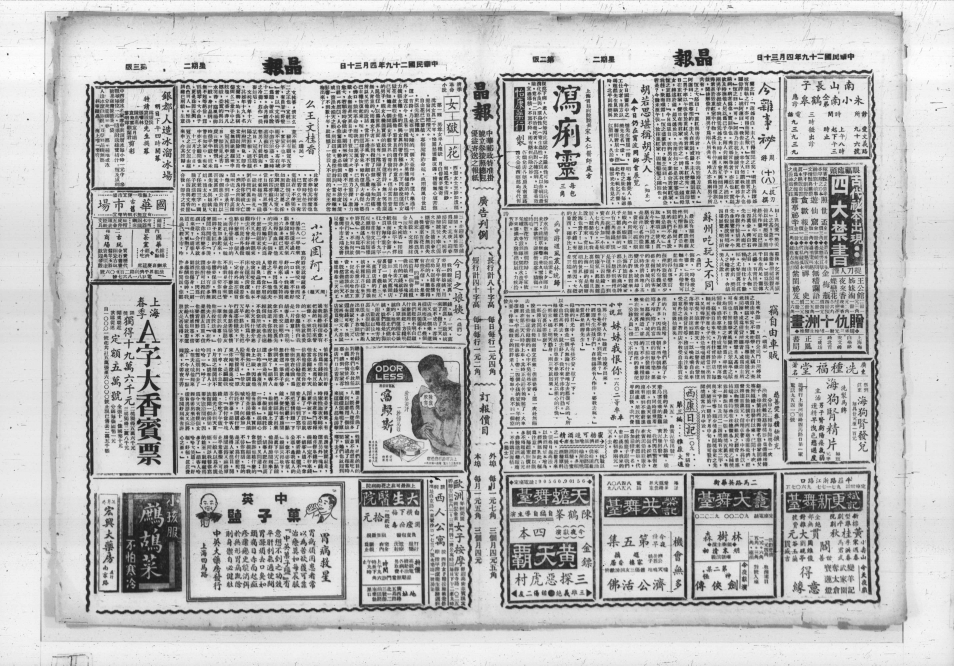
#> input picture examples/example_fold.jpg, 4768 x 3328 px (shown at 1/5 size)
$ python -i utils.py   (imports and definitions only)
#> lines starting #> are read from the running program, lines starting #| are printed output that depends on the picture
#> further down, picture is the input picture: shape (3328, 4768, 3); min 0, max 255, mean 185.2
import cv2
import numpy as np
import time

#################################
############ GENERAL ############

# [86 lines left out: functions load_gray, binarize, remove_big_objects, open_then_close, draw_boxes, remove_separators, not called in this run]

def free_vertical_sepators(img):
    """
    cuts vertical separators free from horizontal ones connecting from the side
    works for ├, ┼, ┤ as well as └, ┴, ┬, ┌, etc.
    """
    # kernels to draw 4~5px-wide frame left and right from all contours
    kernel_right = np.array([[-1,-1,-1, 1, 1, 1, 0, 0, 0, 0, 0]])
    kernel_left  = np.array([[ 0, 0, 0, 0, 0, 1, 1, 1,-1,-1,-1]])
    mask = cv2.bitwise_or(cv2.filter2D(img, -1, kernel_right), cv2.filter2D(img, -1, kernel_left))
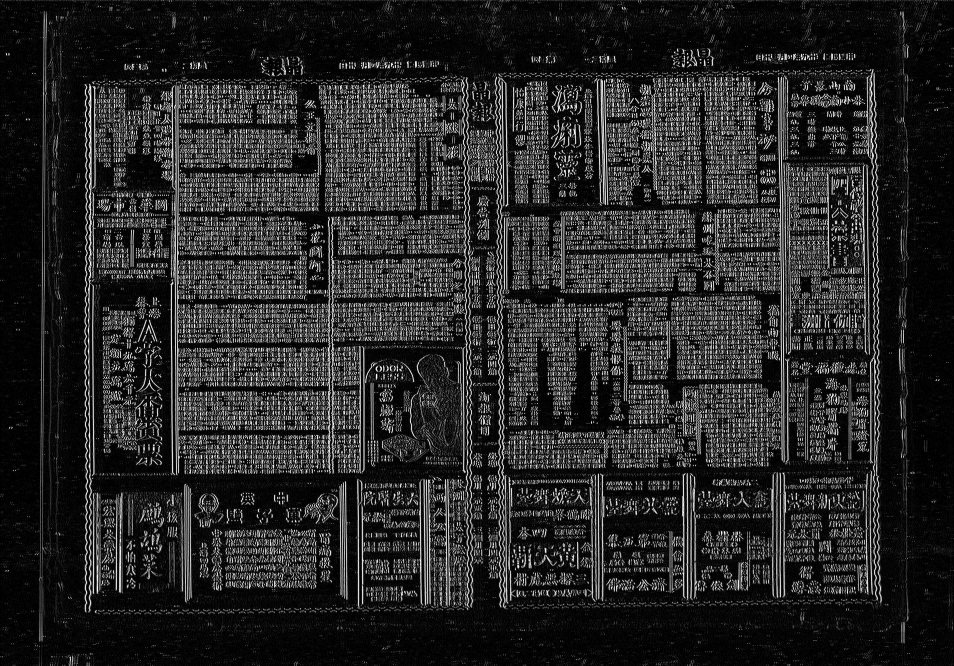
#> mask: shape (3328, 4768, 3) (shown at 1/5 size); min 0, max 255, mean 39.8
    # cv2.imshow('image',mask)
    # cv2.waitKey(0)

    # only keep those parts of the mask that are long vertical lines
    opening_kernel = np.tile(np.array([[1]]),(50,1))
    mask = cv2.morphologyEx(mask, cv2.MORPH_OPEN, opening_kernel)
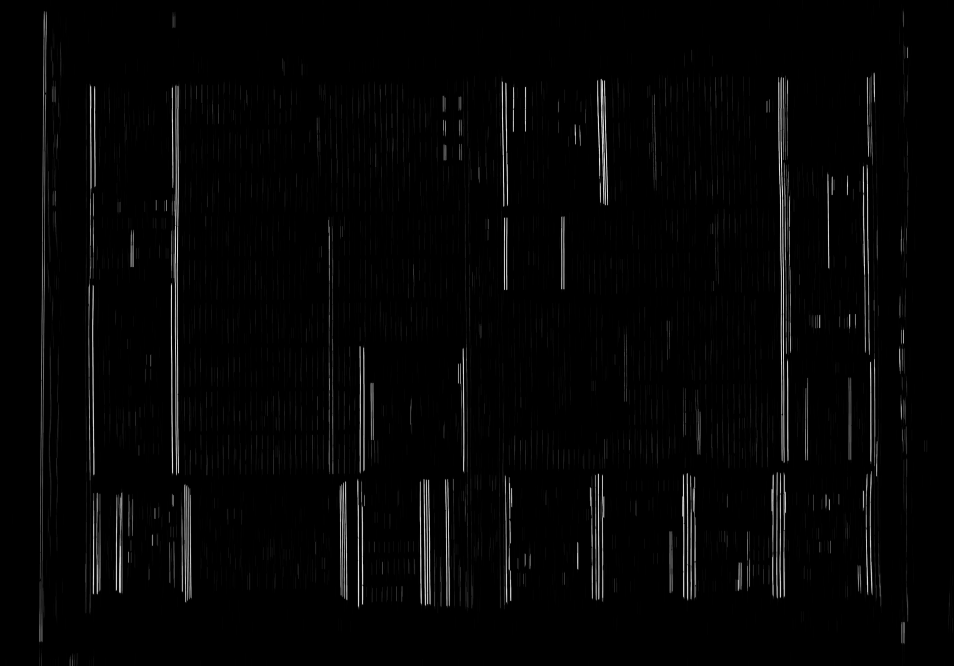
#> mask: shape (3328, 4768, 3) (shown at 1/5 size); min 0, max 255, mean 4.8
    # cv2.imshow('image',mask)
    # cv2.waitKey(0)

    # make every white pixel in mask turn into 20 vertically stacked white pixels
    extension_kernel = np.tile(np.array([[1]]),(20,1))
    mask = cv2.filter2D(mask, -1, extension_kernel)
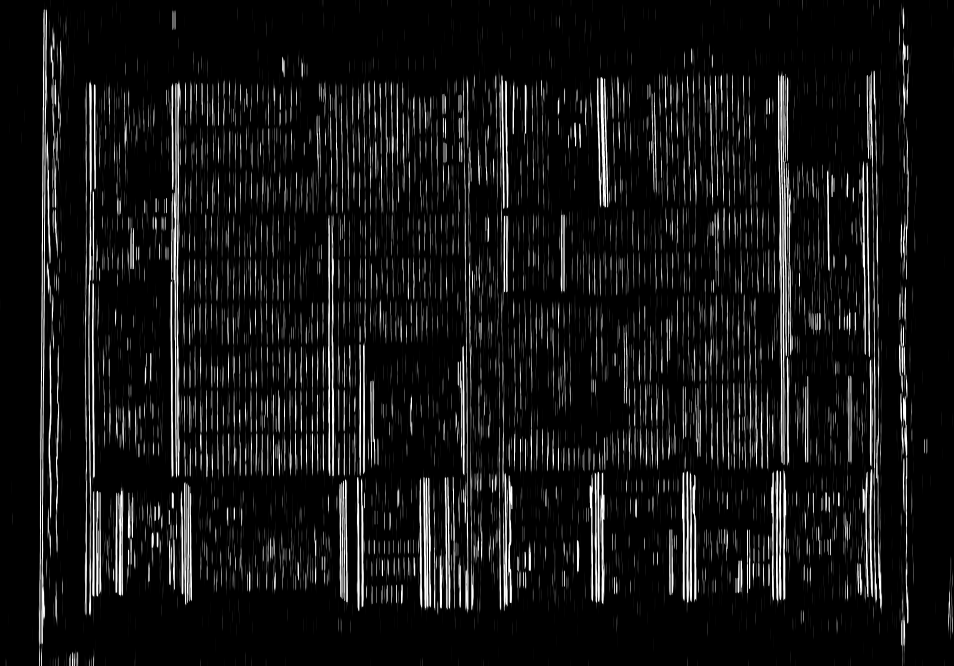
#> mask: shape (3328, 4768, 3) (shown at 1/5 size); min 0, max 255, mean 20.1
    # [6 lines of commented-out code are left out]
    return cv2.bitwise_or(img,mask)
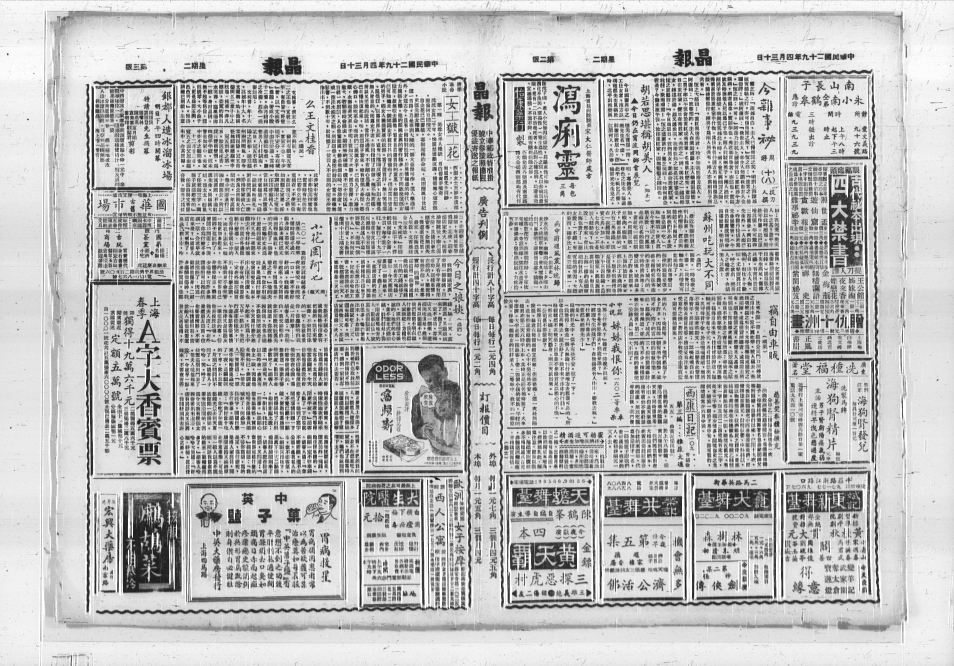
#> returned value: shape (3328, 4768, 3) (shown at 1/5 size); min 0, max 255, mean 190.6

# [211 lines left out: functions extend_separators, draw_white_box_contours, crop, find_angle, deskew, skeletize, not called in this run]

>>> import cv2
>>> picture = cv2.cvtColor(cv2.imread('../examples/example_fold.jpg'), cv2.COLOR_BGR2RGB)
>>> result = free_vertical_sepators(picture)
